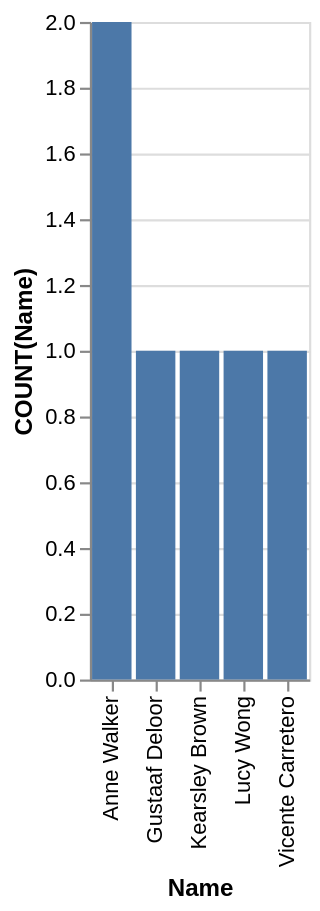

Describe this chart as a Vega-Lite specification.
### Vega-Lite specification from a JSON file in a GitHub repository (floating-point values rounded to 4 significant figures)
{"data": {"values": [{"x_data": "Anne Walker", "y_data": 2}, {"x_data": "Gustaaf Deloor", "y_data": 1}, {"x_data": "Kearsley Brown", "y_data": 1}, {"x_data": "Lucy Wong", "y_data": 1}, {"x_data": "Vicente Carretero", "y_data": 1}]}, "mark": "bar", "encoding": {"x": {"field": "x_data", "type": "nominal", "title": "Name", "sort": {"op": "sum", "field": "y_data", "order": "descending"}}, "y": {"field": "y_data", "type": "quantitative", "title": "COUNT(Name)"}}}
